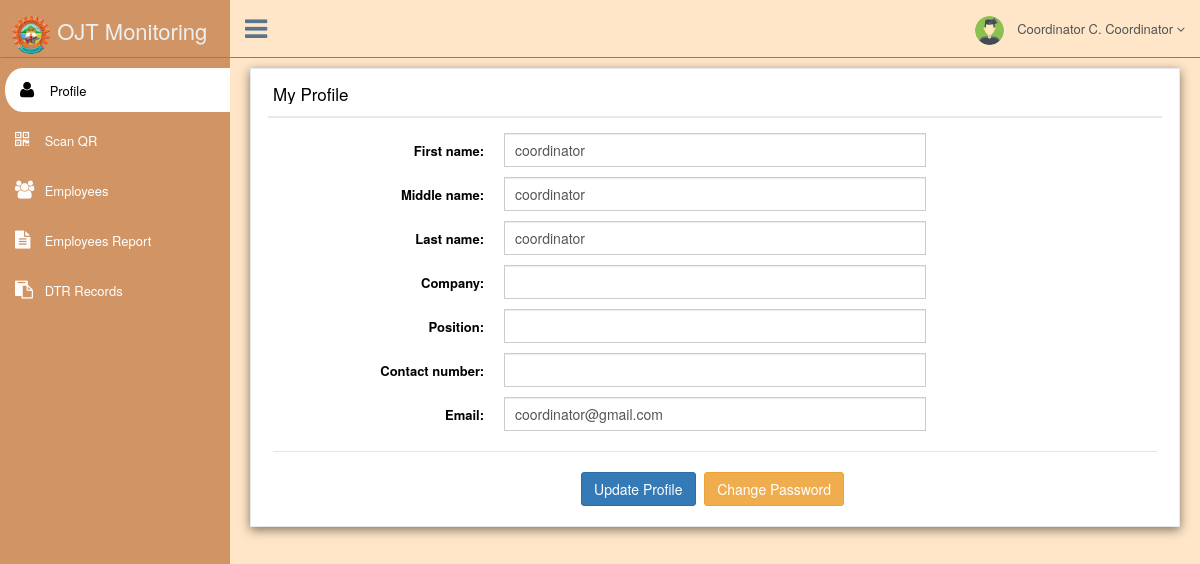
The page /pages/supervisor-profile.php (signed in) on the database its author committed.
### tables this page shows
CREATE TABLE `user` (
  `id` int(11) NOT NULL,
  `fname` varchar(100) NOT NULL,
  `mname` varchar(100) NOT NULL,
  `lname` varchar(100) NOT NULL,
  `supervisor_id` int(11) NOT NULL DEFAULT 0,
  `course` int(11) NOT NULL DEFAULT 0,
  `section` varchar(12) DEFAULT NULL,
  `email` varchar(32) DEFAULT NULL,
  `company` varchar(200) DEFAULT NULL,
  `position` text DEFAULT NULL,
  `contact` varchar(12) DEFAULT NULL,
  `requirements` text DEFAULT NULL,
  `date_create` timestamp NOT NULL DEFAULT current_timestamp(),
  `pass` varchar(120) DEFAULT NULL,
  `role` text DEFAULT NULL,
  `isNew` int(11) NOT NULL DEFAULT 0
);

### components/links.php (called while the page is built, shortened)
<?php
$supervisor_links = array(
    "Profile" => "supervisor-profile.php",
    "Scan QR"  => "scan-qr.php",
    "Employees" => "employees.php",
    "Employees Report" => "employees-report.php",
    "DTR Records" => "dtr-records.php",
);
$supervisor_icons = array(
    "fa fa-user",
    "fa fa-qrcode",
    "fa fa-users",
    "fa fa-file-text",
    "fa fa-clipboard",
);

### pages/supervisor-profile.php (the view, shortened to what this page needs)
<?php
include '../actions/conn.php';
$user = mysqli_fetch_object(mysqli_query($conn, "SELECT * FROM user WHERE id = '$_SESSION[id]'"));
?>
<!DOCTYPE html>
<html lang="en">
<head>
    <link href="../vendors/bootstrap/dist/css/bootstrap.min.css" rel="stylesheet">
    <link href="../vendors/font-awesome/css/font-awesome.min.css" rel="stylesheet">
    <link href="../vendors/malihu-custom-scrollbar-plugin/jquery.mCustomScrollbar.min.css" rel="stylesheet" />
    <link href="../build/css/custom.css" rel="stylesheet">
</head>
<body class="nav-md" style="background:none;">
    <div class="container body">
        <div class="main_container">
            <?php include_once("../components/supervisor-nav.php") ?>
            <div class="right_col" role="main" style="transition:.5s;">
                <div class="row">
                    <div class="col-md-12 col-sm-12 col-xs-12">
                        <div class="x_panel" style="box-shadow: 0 3px 10px rgb(0 0 0 / 50%);">
                            <div class="x_title">
                                <h2>My Profile</h2>
                                <div class="clearfix"></div>
                            </div>
                            <div class="x_content">
                                <form method="POST" role="form" id="update-supervisor" class="form-horizontal form-label-left">
                                    <div class="item form-group">
                                        <label class="control-label col-md-3 col-sm-3 col-xs-12" for="name">
                                            First name:
                                        </label>
                                        <div class="col-md-6 col-sm-6 col-xs-12">
                                            <input value="<?php echo $user->fname ?>" type="text" name="fname" class="form-control col-md-7 col-xs-12" required>
                                        </div>
                                    </div>
                                    <div class="item form-group">
                                        <label class="control-label col-md-3 col-sm-3 col-xs-12" for="name">
                                            Middle name:
                                        </label>
                                        <div class="col-md-6 col-sm-6 col-xs-12">
                                            <input value="<?php echo $user->mname ?>" type="text" name="mname" class="form-control col-md-7 col-xs-12" required>
                                        </div>
                                    </div>
                                    <div class="item form-group">
                                        <label class="control-label col-md-3 col-sm-3 col-xs-12" for="name">
                                            Last name:
                                        </label>
                                        <div class="col-md-6 col-sm-6 col-xs-12">
                                            <input value="<?php echo $user->lname ?>" type="text" name="lname" class="form-control col-md-7 col-xs-12" required>
                                        </div>
                                    </div>
                                    <div class="item form-group">
                                        <label class="control-label col-md-3 col-sm-3 col-xs-12" for="name">
                                            Company:
                                        </label>
                                        <div class="col-md-6 col-sm-6 col-xs-12">
                                            <input value="<?php echo $user->company ?>" type="text" name="company" class="form-control col-md-7 col-xs-12" required>
                                        </div>
                                    </div>
                                    <div class="item form-group">
                                        <label class="control-label col-md-3 col-sm-3 col-xs-12" for="name">
                                            Position:
                                        </label>
                                        <div class="col-md-6 col-sm-6 col-xs-12">
                                            <input value="<?php echo $user->position ?>" type="text" name="position" class="form-control col-md-7 col-xs-12" required>
                                        </div>
                                    </div>
                                    <div class="item form-group">
                                        <label class="control-label col-md-3 col-sm-3 col-xs-12" for="name">
                                            Contact number:
                                        </label>
                                        <div class="col-md-6 col-sm-6 col-xs-12">
                                            <input value="<?php echo $user->contact ?>" type="text" name="cnum" class="form-control col-md-7 col-xs-12" required>
                                        </div>
                                    </div>
                                    <div class="item form-group">
                                        <label class="control-label col-md-3 col-sm-3 col-xs-12" for="name">
                                            Email:
                                        </label>
                                        <div class="col-md-6 col-sm-6 col-xs-12">
                                            <input value="<?php echo $user->email ?>" type="text" name="email" class="form-control col-md-7 col-xs-12" required>
                                        </div>
                                    </div>
                                    <div class="ln_solid"></div>
                                    <div class="form-group">
                                        <center>
                                            <button type="submit" class="btn btn-primary">Update Profile</button>
                                            <button type="button" onclick="return window.location.href='update-password.php'" class="btn btn-warning">Change Password</button>
                                        </center>
                                    </div>
                                </form>
                            </div>
                        </div>
                    </div>
                </div>
            </div>
        </div>
    </div>
</body>
</html>

### components/supervisor-nav.php (shortened to what this page needs)
<div class="col-md-3 left_col menu_fixed" style="transition:.5s">
    <div class="navbar nav_title" style="overflow: hidden; padding-bottom:1px">
        <a class="site_title">
            <img src="../images/CHSMSC.gif" alt="OJT Monitoring" style="width: 40px;">
            <span>OJT Monitoring</span>
        </a>
    </div>
    <div id="sidebar-menu" class="main_menu_side hidden-print main_menu">
        <div class="menu_section">
            <ul class="nav side-menu">
                <?php
                require_once('links.php');
                $counter = 0;
                foreach ($supervisor_links as $desc => $link) {
                    echo "
                                <li><a href='" . $link . "'><i class='" . $supervisor_icons[$counter] . "'></i> " . $desc . " </a></li>
                                ";
                    $counter++;
                }
                ?>
            </ul>
        </div>
    </div>
</div>
<div class="top_nav ." style="transition:.5s">
    <div class="nav_menu">
        <nav>
            <div class="nav toggle">
                <a id="menu_toggle"><i class="fa fa-bars"></i></a>
            </div>
            <ul class="nav navbar-nav navbar-right">
                <li class="">
                    <a href="javascript:;" class="user-profile dropdown-toggle" data-toggle="dropdown" aria-expanded="false" style="text-transform: capitalize;">
                        <img src="../images/avatar.png" alt="">
                        <?php echo "$user->fname " . $user->mname[0] . ". $user->lname"; ?>
                        <span class=" fa fa-angle-down"></span>
                    </a>
                </li>
            </ul>
        </nav>
    </div>
</div>

### rows shown on the page
user: fname "Coordinator", mname "C", lname "Coordinator", fname "coordinator", mname "coordinator", lname "coordinator", email "coordinator@gmail.com"

### other values the page prints
$desc "Profile"
$desc "Scan QR"
$desc "Employees"
$desc "Employees Report"
$desc "DTR Records"
